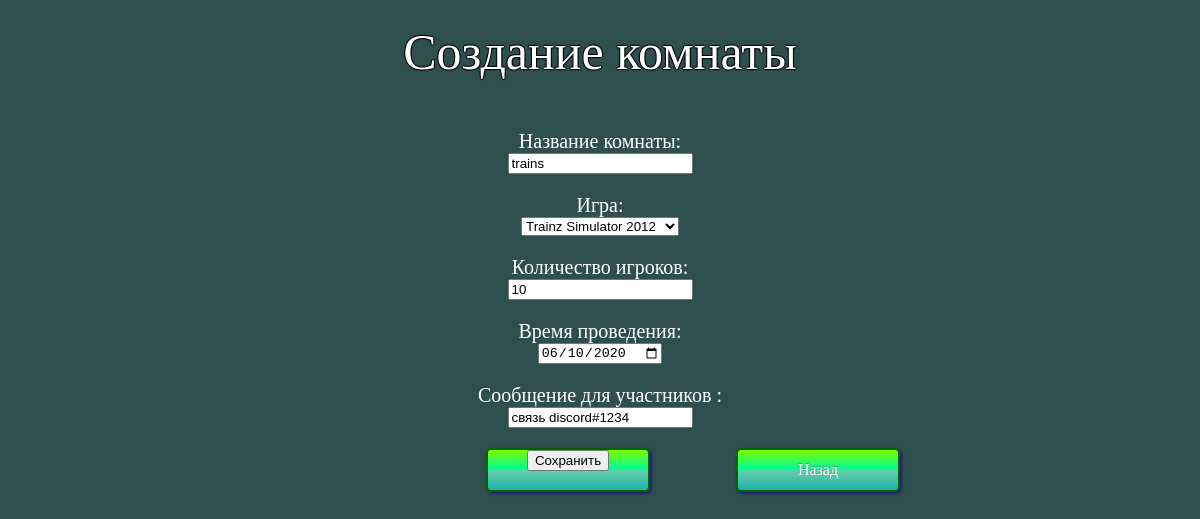
/editroom/1 (signed in), run on an earlier commit of the app's database.
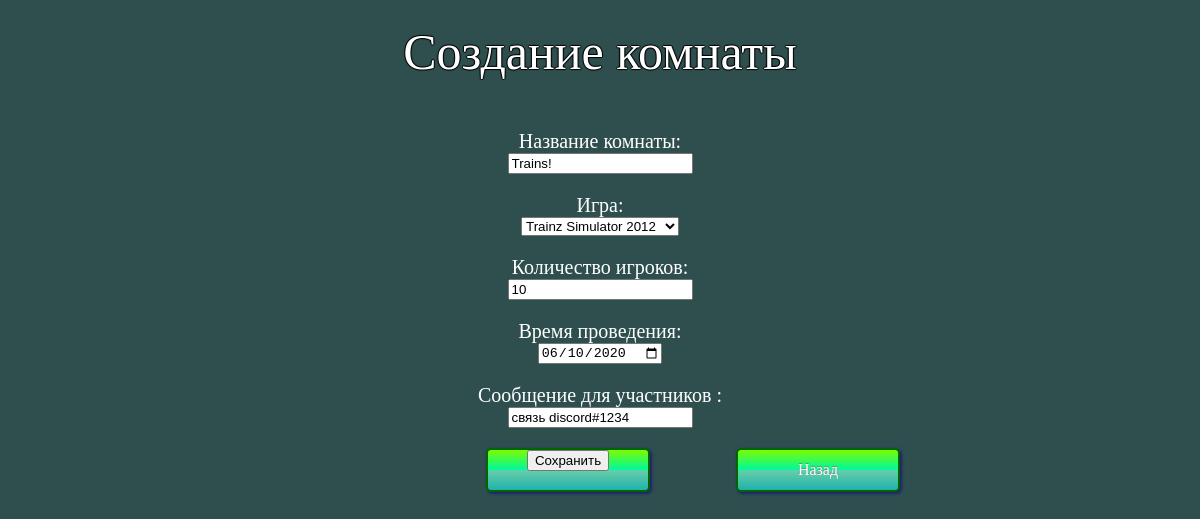
And on a later commit of the database.
### app/models.py (models this page shows, shortened)
class Room(db.Model):
    id = db.Column(db.Integer, primary_key=True)
    name = db.Column(db.String(20))
    start_time = db.Column(db.DateTime)
    max_num_of_player = db.Column(db.Integer)
    host_message = db.Column(db.String(2020))
    host_id = db.Column(db.Integer, db.ForeignKey('user.id'))
    game_id = db.Column(db.Integer, db.ForeignKey('game.id'))

### app/matches/routes.py (the view, shortened to what this page needs)
@matches.route("/editroom/<int:room_id>", methods=['GET', 'POST'])
@login_required
def edit_match(room_id=0):
    form = RoomForm()
    room = Room.query.get(room_id)
    if room:
        form.name.data = room.name
        form.max_num_of_player.data = room.max_num_of_player
        form.start_time.data = room.start_time
        form.game_options.data = room.game
        form.host_message.data = room.host_message
    return render_template('make_match.html', form=form)

### app/matches/forms.py
class RoomForm(FlaskForm):
    name = StringField('Название', validators=[DataRequired()])
    host_message = StringField('Сообщение')
    game_options = QuerySelectField(query_factory=lambda: Game.query)
    start_time = DateField('Дата проведения', validators=[DataRequired()])
    max_num_of_player = IntegerField('Количество игроков')
    submit = SubmitField('Сохранить')

### app/models.py (called while the page is built)
@login_manager.user_loader
def load_user(user_id):
    return User.query.get(int(user_id))

    def __repr__(self):
        return str(self.name)

### app/templates/make_match.html (shortened to what this page needs)
<html>
<head>
<link rel="stylesheet" type="text/css" href="../static/make_match_style.css">
</head>
<body/>
<center/><h1>Создание комнаты</h1></center>
<form method="POST" action="">
  <p align="center">
    <label>Название комнаты:<br></label>
    {% if form.name.errors %}
      {{ form.name() }}
      <div>
      {% for error in form.name.errors %}
        <span>{{ error }}</span>
      {% endfor %}
      </div>
    {% else %}
      {{ form.name() }}
    {% endif %}
  </p>
  <p align="center">
    <label>Игра:<br></label>
    {% if form.game_options.errors %}
      {{ form.game_options() }}
      <div>
      {% for error in form.game_options.errors %}
        <span>{{ error }}</span>
      {% endfor %}
      </div>
    {% else %}
      {{ form.game_options() }}
    {% endif %}
  </p>
  <p align="center">
    <label>Количество игроков:<br></label>
    {% if form.max_num_of_player.errors %}
      {{ form.max_num_of_player() }}
      <div>
      {% for error in form.max_num_of_player.errors %}
        <span>{{ error }}</span>
      {% endfor %}
      </div>
    {% else %}
      {{ form.max_num_of_player() }}
    {% endif %}
  </p>
  <p align="center">
    <label>Время проведения:<br></label>
    {% if form.start_time.errors %}
      {{ form.start_time }}
      <div>
      {% for error in form.start_time.errors %}
        <span>{{ error }}</span>
      {% endfor %}
      </div>
    {% else %}
      {{ form.start_time }}
    {% endif %}
  </p>
    <p align="center">
    <label>Сообщение для участников :<br></label>
    {% if form.host_message.errors %}
      {{ form.host_message() }}
      <div>
      {% for error in form.host_message.errors %}
        <span>{{ error }}</span>
      {% endfor %}
      </div>
    {% else %}
      {{ form.host_message() }}
    {% endif %}
  </p>
 <a href="#" class="button2">{{ form.submit(class="button2") }}</a>
</form>
 <a href="#" class="button3">Назад</a>
</body>
</html>

What changed in the data, as far as the page shows it:
changed Room "связь discord#1234": name "trains" → "Trains!"
